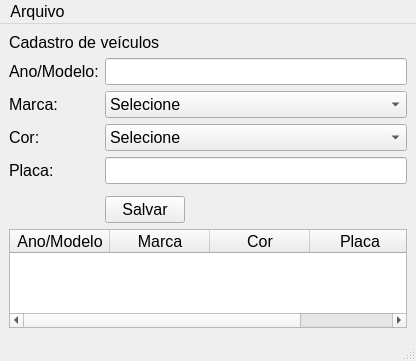
<?xml version="1.0" encoding="UTF-8"?>
<ui version="4.0">
 <class>Principal</class>
 <widget class="QMainWindow" name="Principal">
  <property name="geometry">
   <rect>
    <x>0</x>
    <y>0</y>
    <width>416</width>
    <height>361</height>
   </rect>
  </property>
  <property name="font">
   <font>
    <pointsize>12</pointsize>
   </font>
  </property>
  <property name="windowTitle">
   <string>IFMA</string>
  </property>
  <widget class="QWidget" name="centralwidget">
   <layout class="QVBoxLayout" name="verticalLayout">
    <item>
     <widget class="QLabel" name="label">
      <property name="text">
       <string>Cadastro de veículos</string>
      </property>
     </widget>
    </item>
    <item>
     <spacer name="verticalSpacer_2">
      <property name="orientation">
       <enum>Qt::Vertical</enum>
      </property>
      <property name="sizeHint" stdset="0">
       <size>
        <width>20</width>
        <height>40</height>
       </size>
      </property>
     </spacer>
    </item>
    <item>
     <layout class="QFormLayout" name="formLayout">
      <item row="0" column="0">
       <widget class="QLabel" name="label_2">
        <property name="text">
         <string>Ano/Modelo:</string>
        </property>
       </widget>
      </item>
      <item row="0" column="1">
       <widget class="QLineEdit" name="leAM"/>
      </item>
      <item row="1" column="0">
       <widget class="QLabel" name="label_3">
        <property name="text">
         <string>Marca:</string>
        </property>
       </widget>
      </item>
      <item row="1" column="1">
       <widget class="QComboBox" name="cbMarca">
        <item>
         <property name="text">
          <string>Selecione</string>
         </property>
        </item>
       </widget>
      </item>
      <item row="2" column="0">
       <widget class="QLabel" name="label_4">
        <property name="text">
         <string>Cor:</string>
        </property>
       </widget>
      </item>
      <item row="2" column="1">
       <widget class="QComboBox" name="cbCor">
        <item>
         <property name="text">
          <string>Selecione</string>
         </property>
        </item>
       </widget>
      </item>
      <item row="3" column="0">
       <widget class="QLabel" name="label_5">
        <property name="text">
         <string>Placa:</string>
        </property>
       </widget>
      </item>
      <item row="3" column="1">
       <widget class="QLineEdit" name="lePlaca"/>
      </item>
      <item row="4" column="1">
       <spacer name="verticalSpacer">
        <property name="orientation">
         <enum>Qt::Vertical</enum>
        </property>
        <property name="sizeHint" stdset="0">
         <size>
          <width>20</width>
          <height>40</height>
         </size>
        </property>
       </spacer>
      </item>
      <item row="5" column="1">
       <widget class="QPushButton" name="pbSalvar">
        <property name="maximumSize">
         <size>
          <width>80</width>
          <height>16777215</height>
         </size>
        </property>
        <property name="text">
         <string>Salvar</string>
        </property>
       </widget>
      </item>
     </layout>
    </item>
    <item>
     <widget class="QTableWidget" name="twPrincipal">
      <property name="alternatingRowColors">
       <bool>true</bool>
      </property>
      <attribute name="verticalHeaderStretchLastSection">
       <bool>true</bool>
      </attribute>
      <column>
       <property name="text">
        <string>Ano/Modelo</string>
       </property>
      </column>
      <column>
       <property name="text">
        <string>Marca</string>
       </property>
      </column>
      <column>
       <property name="text">
        <string>Cor</string>
       </property>
      </column>
      <column>
       <property name="text">
        <string>Placa</string>
       </property>
      </column>
     </widget>
    </item>
   </layout>
  </widget>
  <widget class="QMenuBar" name="menubar">
   <property name="geometry">
    <rect>
     <x>0</x>
     <y>0</y>
     <width>416</width>
     <height>21</height>
    </rect>
   </property>
   <widget class="QMenu" name="menuArquivo">
    <property name="title">
     <string>Arquivo</string>
    </property>
    <addaction name="actionAjuda"/>
    <addaction name="actionFechar"/>
   </widget>
   <addaction name="menuArquivo"/>
  </widget>
  <widget class="QStatusBar" name="statusbar"/>
  <action name="actionAjuda">
   <property name="text">
    <string>Ajuda</string>
   </property>
  </action>
  <action name="actionFechar">
   <property name="text">
    <string>Fechar</string>
   </property>
  </action>
 </widget>
 <resources/>
 <connections/>
</ui>
